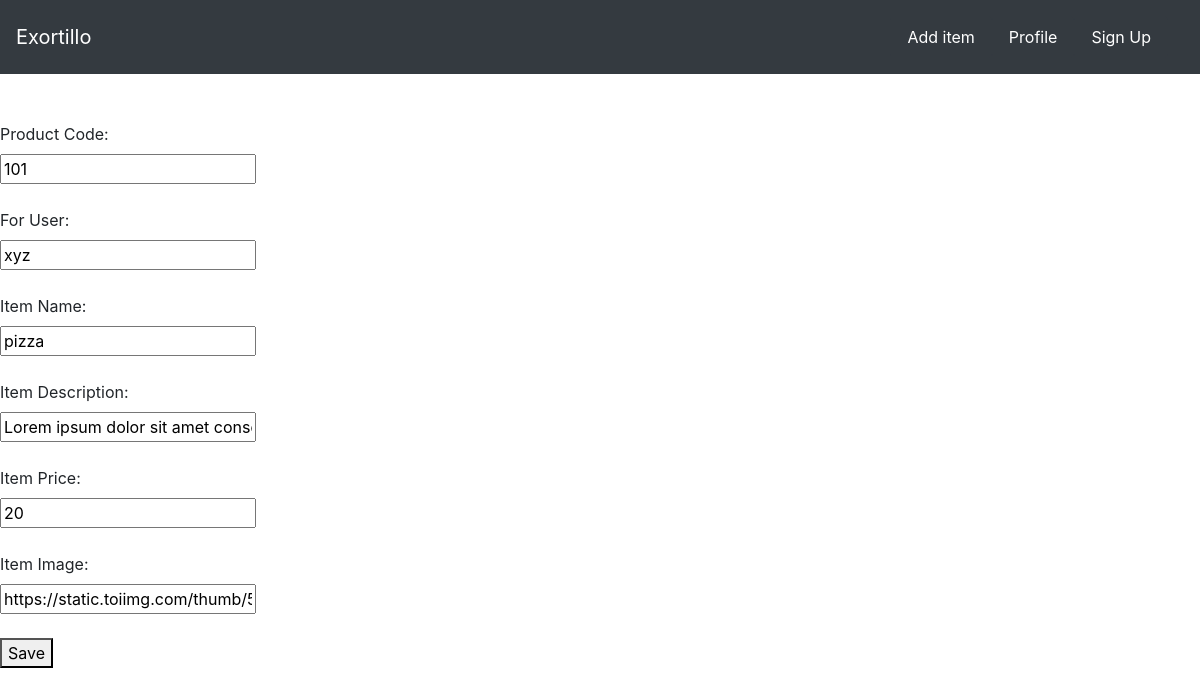
The app's page /food/update/1/, older data.
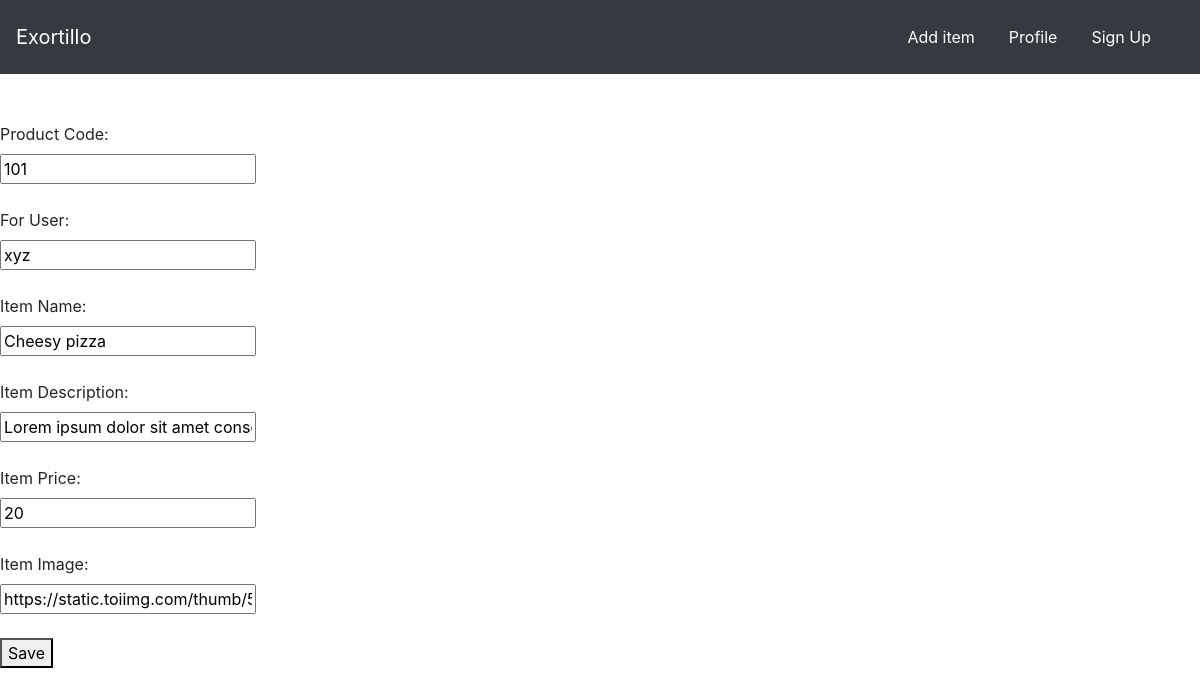
The same page, newer data.
### food/models.py (models this page shows, shortened)
class Item(models.Model):
    prod_code = models.IntegerField(default=100)
    for_user = models.CharField(
        max_length=100,
        default="xyz"
        )
    item_name = models.CharField(max_length=50)
    item_desc = models.CharField(
        max_length=500,
        default='''Lorem ipsum dolor sit amet consectetur adipisicing elit. Odit molestias nobis incidunt laudantium molestiae recusandae
officiis! Praesentium magni dicta ipsa? Quisquam earum explicabo iusto quae est id sapiente ad natus.'''
        )
    item_price = models.IntegerField()
    item_image = models.CharField(
        max_length=500,
        default="https://img.freepik.com/free-vector/fast-food-black-background-poster_1284-14589.jpg?w=2000"
    )

### food/views.py (the view)
# urls.py: path("update/<int:id>/",views.update_item, name="update_item"),
def update_item(request,id):
    item = Item.objects.get(pk=id)
    form = ItemForm(request.POST or None, instance=item)
    context = {
        "form":form
    }
    if form.is_valid():
        form.save()
        return redirect("food:index")
    return render(request,"food/item-form.html",context)

### food/forms.py
class ItemForm(forms.ModelForm):
    class Meta:
        model = Item
        fields = ["prod_code", "for_user","item_name","item_desc","item_price","item_image"]

### food/templates/food/item-form.html (shortened to what this page needs)
{% extends 'food/base.html' %}
{% block body %}
<form method="post">
    <label>Product Code: </label><br>
    {{ form.prod_code }}<br>
    <br><label>For User: </label><br>
    {{ form.for_user }}<br>
    <br><label>Item Name: </label><br>
    {{ form.item_name }}<br>
    <br><label> Item Description: </label><br>
    {{ form.item_desc }}<br>
    <br><label>Item Price: </label><br>
    {{ form.item_price }}<br>
    <br><label>Item Image: </label><br>
    {{ form.item_image }}<br><br>
    <button type="submit">Save</button>
</form>
{% endblock %}

### food/templates/food/base.html (shortened to what this page needs)
{% load static %}
<!DOCTYPE html>
<html lang="en">
<head>
    <link rel="stylesheet" href="{% static 'food/style.css' %}">
    <link rel="stylesheet" href="https://cdn.jsdelivr.net/npm/bootstrap@4.3.1/dist/css/bootstrap.min.css"
>
</head>
<body>
    <nav class="navbar navbar-dark bg-dark">
        <a href="{% url 'food:index' %}" class="navbar-brand">
            Exortillo
        </a>
        <div class="navbar">
            <a href="{% url 'food:create_item' %}" class="nav-item nav-link btn btn-dark">
                Add item
            </a>
            <a href="#" class="nav-item nav-link btn btn-dark">
                Profile
            </a>
            <a href="{% url 'register' %}" class="nav-item nav-link btn btn-dark">
                Sign Up
            </a>
        </div>
    </nav>
    {% block body %}
    {% endblock %}
</body>
</html>

### food/static/food/style.css (style rules this page uses)
body { background-color: aquamarine; }

Row changes from the older to the newer data that the page shows:
changed Item "xyz": item_name "pizza" → "Cheesy pizza"
